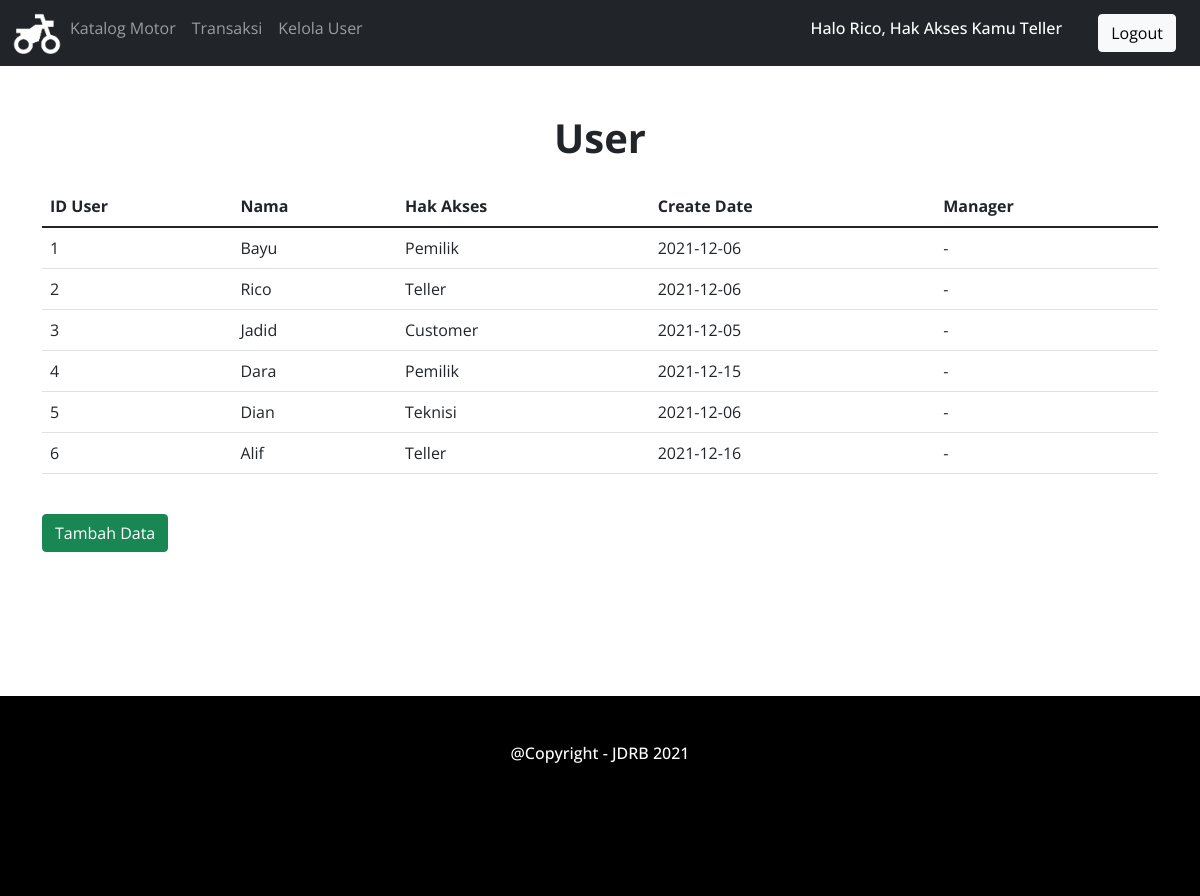
Page /home/Teller/user.php (signed in) on the committed database.
### tables this page shows
CREATE TABLE `user` (
  `IDUser` int(100) NOT NULL,
  `Nama` varchar(20) NOT NULL,
  `Password` varchar(100) NOT NULL,
  `Hak_Akses` varchar(100) NOT NULL,
  `Create_Date` date NOT NULL,
  `Manager` varchar(10) NOT NULL
);

### home/Teller/user.php (the view, shortened to what this page needs)
<!DOCTYPE html>
<html lang="en">
<head>
<link rel="stylesheet" href="../../bootstrap/css/bootstrap.min.css">
<link rel="stylesheet" href="../../style.css">
</head>
<body>
<nav class="navbar navbar-expand-sm bg-dark navbar-dark">
    <div class="container-fluid">
    <ul class="navbar-nav">
        <li class="nav-item">
            <a href="index.php"><img src="../../img/logo.png" class="logo-navbar"><a>
        </li>
        <li class="nav-item">
            <a class="nav-link" href="identitas_motor.php">Katalog Motor</a>
        </li>
        <li class="nav-item">
            <a class="nav-link" href="transaksi.php">Transaksi</a>
        </li>
        <li class="nav-item">
            <a class="nav-link" href="user.php">Kelola User</a>
        </li>
    </ul>
    <?php if (isset($_SESSION["Nama"])) : ?>
        <p class="h6 text-white">Halo <?php echo $_SESSION["Nama"] ?>, Hak Akses Kamu <?php echo $_SESSION["Akses"] ?></p>
    </div>
        <a href="../../logout.php" class="btn btn-light buttonnavbar">Logout</a>
    <?php else : ?>
        <a href="../../login.php" class="btn btn-light buttonnavbar">Login</a>
    <?php endif; ?>
</nav>
<div class="header">
    <h1 class="mt-5">User</h1>
</div>
<div class="container">
	<div class="mt-4">
		<div class="table-responsive">
			<table class="table">
				<thead>
					<tr>
						<th>ID User</th>
						<th>Nama</th>
						<th>Hak Akses</th>
						<th>Create Date</th>
						<th>Manager</th>
					</tr>
				</thead>
				<tbody>
                <?php
                    include '../../koneksi.php';
                    $data=mysqli_query($koneksi,"SELECT * FROM user") or die(mysqli_error($koneksi));
                    foreach($data as $pengguna){?>
					<tr>
						<td><?php echo $pengguna['IDUser'];?></td>
						<td><?php echo $pengguna['Nama'];?></td>
						<td><?php echo $pengguna['Hak_Akses'];?></td>
						<td><?php echo $pengguna['Create_Date'];?></td>
						<td><?php echo $pengguna['Manager'];?></td>
					</tr>
                <?php }
                ?>
				</tbody>
            </table>
        </div>
    </div>
    <a class="btn btn-success my-4" href="user_create.php" >Tambah Data</a>
</div>
<footer>
    <h6 class="text-center p-5"> @Copyright - JDRB 2021</h6>
</footer>
</body>
</html>

### style.css (style rules this page uses)
body { font-family: "Open Sans"; width: 100%; height: 100%; }
h1 { font-weight: bold; text-align: center; }
footer { width: 100%; height: 200px; margin-top: 10%; background-color: black; }
h6 { color: white; }
.logo-navbar { width:50px; height:50px; }
.buttonnavbar { margin-left: 2%; float: right; margin-right: 2%; }

### rows in the picture
user: IDUser "1", Nama "Bayu", Hak_Akses "Pemilik", Create_Date "2021-12-06", Manager "-"
user: IDUser "2", Nama "Rico", Hak_Akses "Teller", Create_Date "2021-12-06", Manager "-"
user: IDUser "3", Nama "Jadid", Hak_Akses "Customer", Create_Date "2021-12-05", Manager "-"
user: IDUser "4", Nama "Dara", Hak_Akses "Pemilik", Create_Date "2021-12-15", Manager "-"
user: IDUser "5", Nama "Dian", Hak_Akses "Teknisi", Create_Date "2021-12-06", Manager "-"
user: IDUser "6", Nama "Alif", Hak_Akses "Teller", Create_Date "2021-12-16", Manager "-"

### other values in the picture
$_SESSION["Nama"] "Rico"
$_SESSION["Akses"] "Teller"
